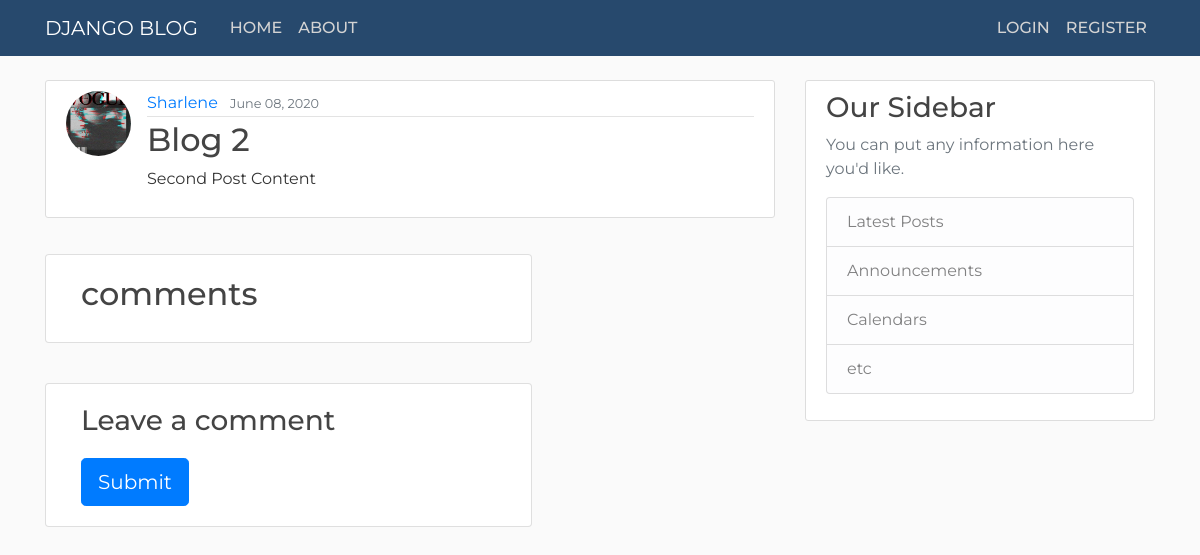
The app's page /post/2/ with its own data.
### blog/models.py (models this page shows, shortened)
class Post(models.Model):
	title = models.CharField(max_length=100)
	content = models.TextField()
	date_posted = models.DateTimeField(default=timezone.now)
	author = models.ForeignKey(User, on_delete=models.CASCADE)

### users/models.py (models this page shows, shortened)
class Profile(models.Model):
	user = models.OneToOneField(User, on_delete = models.CASCADE)
	image = models.ImageField(default = 'default.jpg', upload_to='profile_pics')

### blog/views.py (the view)
# urls.py: path('post/<int:pk>/', PostDetailView.as_view(), name='post-detail'),
class PostDetailView(DetailView):
	model = Post

### blog/templates/blog/post_detail.html (shortened to what this page needs)
{% extends "blog/base.html" %}
{% load crispy_forms_tags %}
{% block content %}
  <article class="media content-section">
    <img class="rounded-circle article-img" src="{{ object.author.profile.image.url }}">
    <div class="media-body">
      <div class="article-metadata">
        <a class="mr-2" href="#">{{ object.author }}</a>
        <small class="text-muted">{{ object.date_posted|date:"F d, Y" }}</small>
      </div>
      <h2 class="article-title">{{ object.title }}</h2>
      <p class="article-content">{{ object.content }}</p>
    </div>
  </article>
  <div class="container">
  <div class="row">
    <div class="col-md-8 card mb-4  mt-3 ">
      <div class="card-body">
        <h2>{{ comments.count }} comments</h2>
      </div>
    </div>
    <div class="col-md-8 card mb-4  mt-3 ">
      <div class="card-body">
        {% if new_comment %}
        <div class="alert alert-success" role="alert">
          Your comment is awaiting moderation
        </div>
        {% else %}
        <h3>Leave a comment</h3>
        <form method="POST" style="margin-top: 1.3em;">
          <button type="submit" class="btn btn-primary  btn-lg">Submit</button>
        </form>
        {% endif %}
      </div>
    </div>
  </div>
</div>
{% endblock content %}

### blog/static/blog/main.css (style rules this page uses)
body { background: #fafafa; color: #333333; margin-top: 5rem; font-family: 'Montserrat'; }
h1, h2, h3, h4, h5, h6 { color: #444444; }
.content-section { background: #ffffff; padding: 10px 20px; border: 1px solid #dddddd; border-radius: 3px; margin-bottom: 20px; }
.article-title { color: #444444; }
.article-content { white-space: pre-line; }
.article-img { height: 65px; width: 65px; margin-right: 16px; }
.article-metadata { padding-bottom: 1px; margin-bottom: 4px; border-bottom: 1px solid #e3e3e3 }

### records on screen
Post: author.profile.image (picture), author "Sharlene", date_posted "June 08, 2020", title "Blog 2", content "Second Post Content"
